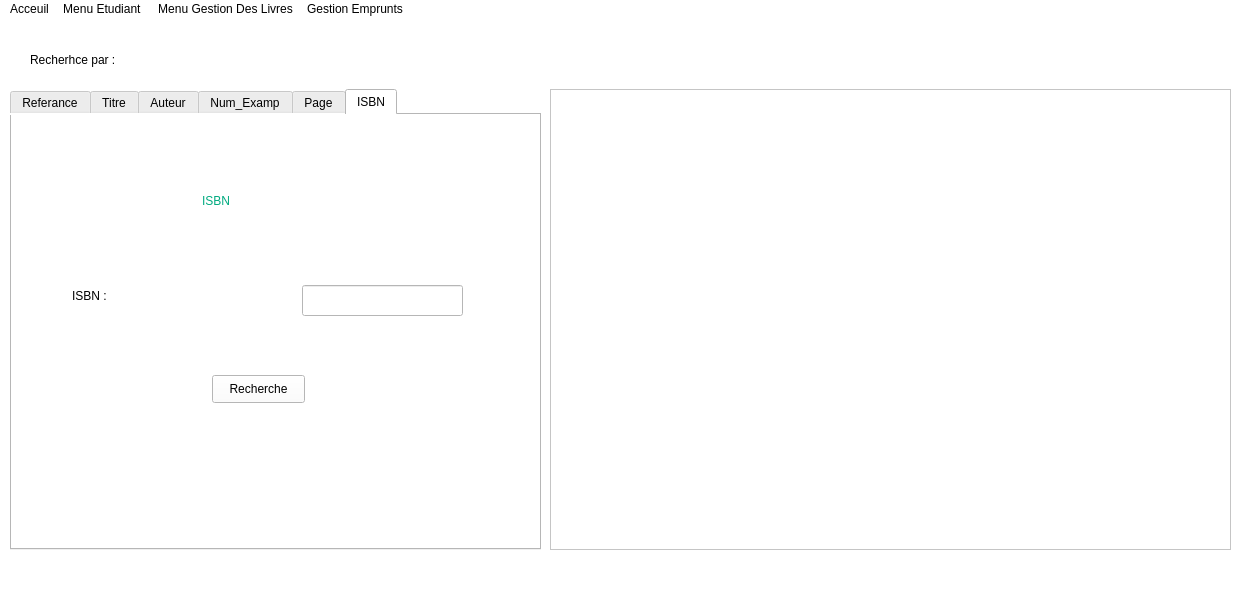
<?xml version="1.0" encoding="UTF-8"?>
<ui version="4.0">
 <class>MainWindow</class>
 <widget class="QMainWindow" name="MainWindow">
  <property name="geometry">
   <rect>
    <x>0</x>
    <y>0</y>
    <width>1251</width>
    <height>594</height>
   </rect>
  </property>
  <property name="windowTitle">
   <string>MainWindow</string>
  </property>
  <property name="styleSheet">
   <string notr="true">color :rgb(0, 0, 0);
font: 87 9pt &quot;Neue Haas Grotesk Text Pro Blac&quot;;
background-color:rgb(255, 255, 255);


</string>
  </property>
  <widget class="QWidget" name="centralwidget">
   <widget class="QLabel" name="label">
    <property name="geometry">
     <rect>
      <x>30</x>
      <y>-30</y>
      <width>161</width>
      <height>141</height>
     </rect>
    </property>
    <property name="text">
     <string>Recherhce par :</string>
    </property>
   </widget>
   <widget class="QTableWidget" name="tableWidget">
    <property name="geometry">
     <rect>
      <x>550</x>
      <y>70</y>
      <width>681</width>
      <height>461</height>
     </rect>
    </property>
   </widget>
   <widget class="QTabWidget" name="tabWidget">
    <property name="geometry">
     <rect>
      <x>10</x>
      <y>70</y>
      <width>531</width>
      <height>461</height>
     </rect>
    </property>
    <property name="toolTipDuration">
     <number>0</number>
    </property>
    <property name="currentIndex">
     <number>5</number>
    </property>
    <widget class="QWidget" name="Referance">
     <attribute name="title">
      <string>Referance</string>
     </attribute>
     <widget class="QLabel" name="label_11">
      <property name="geometry">
       <rect>
        <x>200</x>
        <y>50</y>
        <width>171</width>
        <height>91</height>
       </rect>
      </property>
      <property name="styleSheet">
       <string notr="true">font: 87 12pt &quot;Verdana Pro Cond Black&quot;;
color: rgb(0, 170, 127);</string>
      </property>
      <property name="text">
       <string>Referance</string>
      </property>
     </widget>
     <widget class="QPushButton" name="pushButton_2">
      <property name="geometry">
       <rect>
        <x>190</x>
        <y>300</y>
        <width>93</width>
        <height>28</height>
       </rect>
      </property>
      <property name="text">
       <string>Recherche</string>
      </property>
     </widget>
     <widget class="QLineEdit" name="lineEdit_2">
      <property name="geometry">
       <rect>
        <x>290</x>
        <y>190</y>
        <width>161</width>
        <height>31</height>
       </rect>
      </property>
     </widget>
     <widget class="QLabel" name="label_3">
      <property name="geometry">
       <rect>
        <x>40</x>
        <y>150</y>
        <width>261</width>
        <height>101</height>
       </rect>
      </property>
      <property name="text">
       <string>Referance :</string>
      </property>
     </widget>
    </widget>
    <widget class="QWidget" name="Titre">
     <attribute name="title">
      <string>Titre</string>
     </attribute>
     <widget class="QLabel" name="label_12">
      <property name="geometry">
       <rect>
        <x>190</x>
        <y>30</y>
        <width>171</width>
        <height>91</height>
       </rect>
      </property>
      <property name="styleSheet">
       <string notr="true">font: 87 12pt &quot;Verdana Pro Cond Black&quot;;
color: rgb(0, 170, 127);</string>
      </property>
      <property name="text">
       <string>Titre</string>
      </property>
     </widget>
     <widget class="QLabel" name="label_4">
      <property name="geometry">
       <rect>
        <x>70</x>
        <y>140</y>
        <width>261</width>
        <height>101</height>
       </rect>
      </property>
      <property name="text">
       <string>Titre :</string>
      </property>
     </widget>
     <widget class="QLineEdit" name="lineEdit_3">
      <property name="geometry">
       <rect>
        <x>280</x>
        <y>180</y>
        <width>161</width>
        <height>31</height>
       </rect>
      </property>
     </widget>
     <widget class="QPushButton" name="pushButton_3">
      <property name="geometry">
       <rect>
        <x>180</x>
        <y>300</y>
        <width>93</width>
        <height>28</height>
       </rect>
      </property>
      <property name="text">
       <string>Recherche</string>
      </property>
     </widget>
    </widget>
    <widget class="QWidget" name="Auteur">
     <attribute name="title">
      <string>Auteur</string>
     </attribute>
     <widget class="QLabel" name="label_13">
      <property name="geometry">
       <rect>
        <x>190</x>
        <y>30</y>
        <width>171</width>
        <height>91</height>
       </rect>
      </property>
      <property name="styleSheet">
       <string notr="true">font: 87 12pt &quot;Verdana Pro Cond Black&quot;;
color: rgb(0, 170, 127);</string>
      </property>
      <property name="text">
       <string>Auteur</string>
      </property>
     </widget>
     <widget class="QLabel" name="label_6">
      <property name="geometry">
       <rect>
        <x>70</x>
        <y>140</y>
        <width>261</width>
        <height>101</height>
       </rect>
      </property>
      <property name="text">
       <string>Auteur :</string>
      </property>
     </widget>
     <widget class="QLineEdit" name="lineEdit_4">
      <property name="geometry">
       <rect>
        <x>280</x>
        <y>180</y>
        <width>161</width>
        <height>31</height>
       </rect>
      </property>
     </widget>
     <widget class="QPushButton" name="pushButton_4">
      <property name="geometry">
       <rect>
        <x>180</x>
        <y>280</y>
        <width>93</width>
        <height>28</height>
       </rect>
      </property>
      <property name="text">
       <string>Recherche</string>
      </property>
     </widget>
    </widget>
    <widget class="QWidget" name="Num_Examp">
     <attribute name="title">
      <string>Num_Examp</string>
     </attribute>
     <widget class="QLabel" name="label_14">
      <property name="geometry">
       <rect>
        <x>150</x>
        <y>50</y>
        <width>241</width>
        <height>91</height>
       </rect>
      </property>
      <property name="styleSheet">
       <string notr="true">font: 87 12pt &quot;Verdana Pro Cond Black&quot;;
color: rgb(0, 170, 127);</string>
      </property>
      <property name="text">
       <string>Numero Examplaire</string>
      </property>
     </widget>
     <widget class="QLabel" name="label_5">
      <property name="geometry">
       <rect>
        <x>90</x>
        <y>120</y>
        <width>261</width>
        <height>101</height>
       </rect>
      </property>
      <property name="text">
       <string>Num Examplaire :</string>
      </property>
     </widget>
     <widget class="QLineEdit" name="lineEdit_5">
      <property name="geometry">
       <rect>
        <x>280</x>
        <y>160</y>
        <width>161</width>
        <height>31</height>
       </rect>
      </property>
     </widget>
     <widget class="QPushButton" name="pushButton_5">
      <property name="geometry">
       <rect>
        <x>200</x>
        <y>270</y>
        <width>93</width>
        <height>28</height>
       </rect>
      </property>
      <property name="text">
       <string>Recherche</string>
      </property>
     </widget>
    </widget>
    <widget class="QWidget" name="Page">
     <attribute name="title">
      <string>Page</string>
     </attribute>
     <widget class="QLabel" name="label_15">
      <property name="geometry">
       <rect>
        <x>210</x>
        <y>30</y>
        <width>171</width>
        <height>91</height>
       </rect>
      </property>
      <property name="styleSheet">
       <string notr="true">font: 87 12pt &quot;Verdana Pro Cond Black&quot;;
color: rgb(0, 170, 127);</string>
      </property>
      <property name="text">
       <string>Page</string>
      </property>
     </widget>
     <widget class="QLabel" name="label_7">
      <property name="geometry">
       <rect>
        <x>80</x>
        <y>110</y>
        <width>261</width>
        <height>101</height>
       </rect>
      </property>
      <property name="text">
       <string>Page :</string>
      </property>
     </widget>
     <widget class="QLineEdit" name="lineEdit_6">
      <property name="geometry">
       <rect>
        <x>280</x>
        <y>150</y>
        <width>161</width>
        <height>31</height>
       </rect>
      </property>
     </widget>
     <widget class="QPushButton" name="pushButton_6">
      <property name="geometry">
       <rect>
        <x>200</x>
        <y>260</y>
        <width>93</width>
        <height>28</height>
       </rect>
      </property>
      <property name="text">
       <string>Recherche</string>
      </property>
     </widget>
    </widget>
    <widget class="QWidget" name="ISBN">
     <attribute name="title">
      <string>ISBN</string>
     </attribute>
     <widget class="QLabel" name="label_10">
      <property name="geometry">
       <rect>
        <x>190</x>
        <y>40</y>
        <width>171</width>
        <height>91</height>
       </rect>
      </property>
      <property name="styleSheet">
       <string notr="true">font: 87 12pt &quot;Verdana Pro Cond Black&quot;;
color: rgb(0, 170, 127);</string>
      </property>
      <property name="text">
       <string>ISBN</string>
      </property>
     </widget>
     <widget class="QLabel" name="label_2">
      <property name="geometry">
       <rect>
        <x>60</x>
        <y>130</y>
        <width>261</width>
        <height>101</height>
       </rect>
      </property>
      <property name="text">
       <string>ISBN :</string>
      </property>
     </widget>
     <widget class="QLineEdit" name="lineEdit">
      <property name="geometry">
       <rect>
        <x>290</x>
        <y>170</y>
        <width>161</width>
        <height>31</height>
       </rect>
      </property>
     </widget>
     <widget class="QPushButton" name="pushButton">
      <property name="geometry">
       <rect>
        <x>200</x>
        <y>260</y>
        <width>93</width>
        <height>28</height>
       </rect>
      </property>
      <property name="text">
       <string>Recherche</string>
      </property>
     </widget>
    </widget>
   </widget>
  </widget>
  <widget class="QMenuBar" name="menubar">
   <property name="geometry">
    <rect>
     <x>0</x>
     <y>0</y>
     <width>1251</width>
     <height>25</height>
    </rect>
   </property>
   <widget class="QMenu" name="menuAcceuil">
    <property name="title">
     <string>Acceuil</string>
    </property>
   </widget>
   <widget class="QMenu" name="menuMenu_Etudiant">
    <property name="title">
     <string>Menu Etudiant </string>
    </property>
    <widget class="QMenu" name="menuMise_a_jour_Etudiant">
     <property name="title">
      <string>Mise a jour Etudiant</string>
     </property>
     <addaction name="actionAjouter_Etudiant"/>
     <addaction name="separator"/>
     <addaction name="actionSupprimer_Etudiant"/>
     <addaction name="separator"/>
     <addaction name="actionModifier_Etudiant"/>
    </widget>
    <widget class="QMenu" name="menuRecherche_et_Affichage">
     <property name="title">
      <string>Recherche et Affichage</string>
     </property>
     <addaction name="actionContenue_du_dictionnaire_Etudiant"/>
     <addaction name="separator"/>
     <addaction name="actionRecherche"/>
    </widget>
    <addaction name="menuMise_a_jour_Etudiant"/>
    <addaction name="separator"/>
    <addaction name="menuRecherche_et_Affichage"/>
   </widget>
   <widget class="QMenu" name="menuMenu_Gestion_Des_Livres">
    <property name="title">
     <string>Menu Gestion Des Livres</string>
    </property>
    <widget class="QMenu" name="menuMise_a_jour">
     <property name="title">
      <string>Mise a jour</string>
     </property>
     <addaction name="actionAjouter_un_nouvel_Livre"/>
     <addaction name="actionSupprimer"/>
     <addaction name="actionModifier_nombre_d_exemplaires_d_un_Livre"/>
    </widget>
    <widget class="QMenu" name="menuRecherche_et_Affichage_2">
     <property name="title">
      <string>Recherche et Affichage</string>
     </property>
     <addaction name="actionContenue_du_dictionnaire_livre"/>
     <addaction name="actionRecherche_2"/>
    </widget>
    <addaction name="menuMise_a_jour"/>
    <addaction name="menuRecherche_et_Affichage_2"/>
   </widget>
   <widget class="QMenu" name="menuGestion_Emprunts">
    <property name="title">
     <string>Gestion Emprunts</string>
    </property>
    <widget class="QMenu" name="menuMise_a_jour_2">
     <property name="title">
      <string>Mise a jour</string>
     </property>
     <addaction name="actionAjouter_un_nouvel_emprunt"/>
     <addaction name="actionRetour_d_un_emprunt"/>
     <addaction name="actionSupprimer_d_un_emprunt"/>
     <addaction name="actionModifier_emprunt"/>
    </widget>
    <widget class="QMenu" name="menuRecherche_Affichage">
     <property name="title">
      <string>Recherche ,Affichage</string>
     </property>
     <addaction name="actionContenu_du_dictionnaire_emprunt"/>
     <addaction name="actionRecherche_3"/>
    </widget>
    <addaction name="menuMise_a_jour_2"/>
    <addaction name="menuRecherche_Affichage"/>
   </widget>
   <addaction name="menuAcceuil"/>
   <addaction name="menuMenu_Etudiant"/>
   <addaction name="menuMenu_Gestion_Des_Livres"/>
   <addaction name="menuGestion_Emprunts"/>
  </widget>
  <widget class="QStatusBar" name="statusbar"/>
  <action name="actionAjouter_Etudiant">
   <property name="checkable">
    <bool>false</bool>
   </property>
   <property name="text">
    <string>Ajouter Etudiant</string>
   </property>
  </action>
  <action name="actionEtudiant_Donnee">
   <property name="text">
    <string>Etudiant Donnee</string>
   </property>
  </action>
  <action name="actionUne_Section_Donnee">
   <property name="text">
    <string>Une Section Donnee</string>
   </property>
  </action>
  <action name="actionUn_Niveau_Donnee">
   <property name="text">
    <string>Un Niveau Donnee</string>
   </property>
  </action>
  <action name="actionSection_et_Niveau">
   <property name="text">
    <string>Section et Niveau</string>
   </property>
  </action>
  <action name="actionTel">
   <property name="text">
    <string>Tel</string>
   </property>
  </action>
  <action name="actionMail">
   <property name="text">
    <string>Mail</string>
   </property>
  </action>
  <action name="actionAdresse">
   <property name="text">
    <string>Adresse</string>
   </property>
  </action>
  <action name="actionContenue_du_dictionnaire_Etudiant">
   <property name="text">
    <string>Afficher les Etudiants </string>
   </property>
  </action>
  <action name="actionRecherche_par_numero_inscription">
   <property name="text">
    <string>Recherche par numero inscription</string>
   </property>
  </action>
  <action name="actionRecherche_par_section">
   <property name="text">
    <string>Recherche par section</string>
   </property>
  </action>
  <action name="actionRecherche_par_section_et_Niveau">
   <property name="text">
    <string>Recherche par section et Niveau </string>
   </property>
  </action>
  <action name="actionRecherche_par_Niveau">
   <property name="text">
    <string>Recherche par Niveau</string>
   </property>
  </action>
  <action name="actionAjouter_un_nouvel_Livre">
   <property name="text">
    <string>Ajouter un nouvel Livre</string>
   </property>
  </action>
  <action name="actionModifier_nombre_d_exemplaires_d_un_Livre">
   <property name="text">
    <string>Modifier nombre d exemplaires d un Livre</string>
   </property>
  </action>
  <action name="actionLivre_donnee">
   <property name="text">
    <string>Livre donnee</string>
   </property>
  </action>
  <action name="actionLivres_d_un_auteur">
   <property name="text">
    <string>Livres d un auteur</string>
   </property>
  </action>
  <action name="actionLivres_d_une_annee_donnee">
   <property name="text">
    <string>Livres d une annee donnee</string>
   </property>
  </action>
  <action name="actionContenue_du_dictionnaire_livre">
   <property name="text">
    <string>Afficher les livres</string>
   </property>
  </action>
  <action name="actionRecherche_par_Referance">
   <property name="text">
    <string>Recherche par Referance </string>
   </property>
  </action>
  <action name="actionRecherche_par_titre">
   <property name="text">
    <string>Recherche par titre</string>
   </property>
  </action>
  <action name="actionRecherche_par_annee_edition_donne">
   <property name="text">
    <string>Recherche par annee edition donne</string>
   </property>
  </action>
  <action name="actionRecherche_et_Affichage_des_livres_par_ordre_alphabetique">
   <property name="text">
    <string>Recherche et Affichage des livres par ordre alphabetique</string>
   </property>
  </action>
  <action name="actionAjouter_un_nouvel_emprunt">
   <property name="text">
    <string>Ajouter un nouvel emprunt</string>
   </property>
  </action>
  <action name="actionRetour_d_un_emprunt">
   <property name="text">
    <string>Retour d un emprunt</string>
   </property>
  </action>
  <action name="actionSupprimer_d_un_emprunt">
   <property name="text">
    <string>Supprimer d un emprunt</string>
   </property>
  </action>
  <action name="actionDate_emprunt">
   <property name="text">
    <string>Date emprunt</string>
   </property>
  </action>
  <action name="actionDate_Retour">
   <property name="text">
    <string>Date Retour</string>
   </property>
  </action>
  <action name="actionContenu_du_dictionnaire_emprunt">
   <property name="text">
    <string>Afficher les emprunts</string>
   </property>
  </action>
  <action name="actionRecherche_emprunt_par_livre">
   <property name="text">
    <string>Recherche emprunt par livre</string>
   </property>
  </action>
  <action name="actionRecherche_emprunt_par_etudiant">
   <property name="text">
    <string>Recherche emprunt par etudiant</string>
   </property>
  </action>
  <action name="actionRecherche_livres_empruntee_a_une_date_donnee">
   <property name="text">
    <string>Recherche livres empruntee a une date donnee</string>
   </property>
  </action>
  <action name="actionRecherche_livres_retournee_a_une_date_donne">
   <property name="text">
    <string>Recherche livres retournee a une date donne</string>
   </property>
  </action>
  <action name="actionRecherche_livres_empruntee_entre_2_dates_donnee">
   <property name="text">
    <string>Recherche livres empruntee entre 2 dates donnee</string>
   </property>
  </action>
  <action name="actionRecherche_livres_retournee_entre_2_date_donne">
   <property name="text">
    <string>Recherche livres retournee entre 2 date donne</string>
   </property>
  </action>
  <action name="actionSupprimer_Etudiant">
   <property name="text">
    <string>Supprimer Etudiant</string>
   </property>
  </action>
  <action name="actionModifier_Etudiant">
   <property name="text">
    <string>Modifier Etudiant</string>
   </property>
  </action>
  <action name="actionMenu_Acceuil">
   <property name="text">
    <string>Menu Acceuil</string>
   </property>
  </action>
  <action name="actionRecuperation_des_donnee">
   <property name="text">
    <string>Enregistrer Ficher Etudiant</string>
   </property>
  </action>
  <action name="actionAcceuil">
   <property name="text">
    <string>Acceuil</string>
   </property>
  </action>
  <action name="actionRecherche">
   <property name="text">
    <string>Recherche</string>
   </property>
  </action>
  <action name="actionEnregistrer_Ficher_Livres">
   <property name="text">
    <string>Enregistrer Ficher Livres</string>
   </property>
  </action>
  <action name="actionEnregistrer_Ficher_Emprunt">
   <property name="text">
    <string>Enregistrer Ficher Emprunt</string>
   </property>
  </action>
  <action name="actionRecuperer_Ficher_Etudiant">
   <property name="text">
    <string>Recuperer Ficher Etudiant</string>
   </property>
  </action>
  <action name="actionRecuperer_Ficher_Livres">
   <property name="text">
    <string>Recuperer Ficher Livres</string>
   </property>
  </action>
  <action name="actionRecuperer_Ficher_Emprunt">
   <property name="text">
    <string>Recuperer Ficher Emprunt</string>
   </property>
  </action>
  <action name="actionSupprimer">
   <property name="text">
    <string>Supprimer</string>
   </property>
  </action>
  <action name="actionRecherche_2">
   <property name="text">
    <string>Recherche</string>
   </property>
  </action>
  <action name="actionModifier_emprunt">
   <property name="text">
    <string>Modifier emprunt</string>
   </property>
  </action>
  <action name="actionRecherche_3">
   <property name="text">
    <string>Recherche</string>
   </property>
  </action>
 </widget>
 <resources/>
 <connections/>
</ui>
